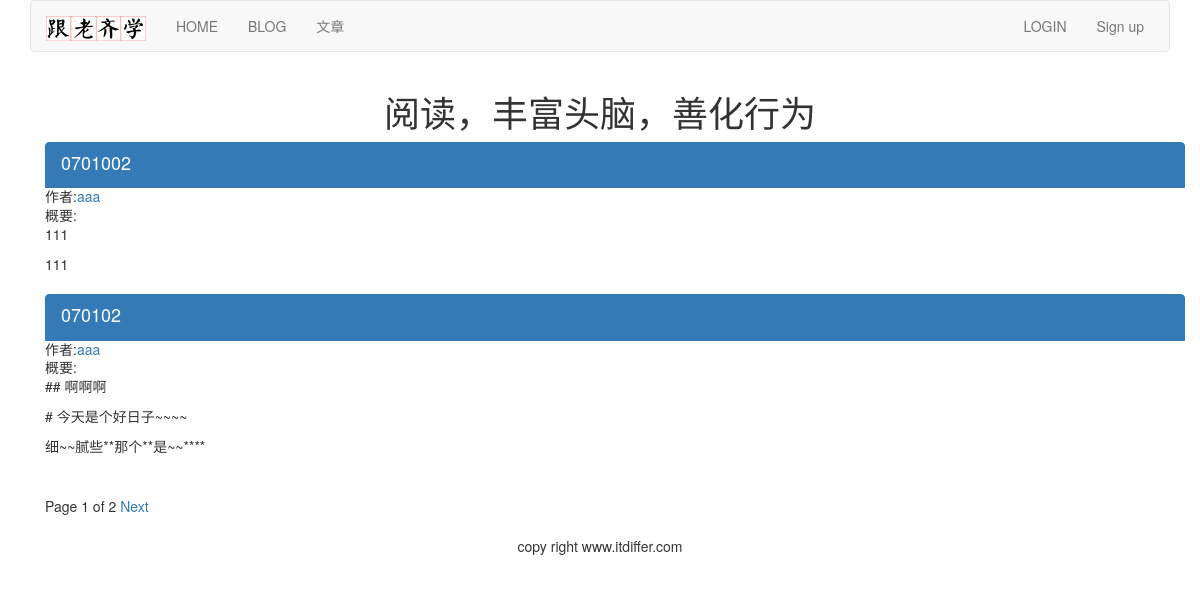
The page /article/list-article-titles/ on the database as committed earlier.
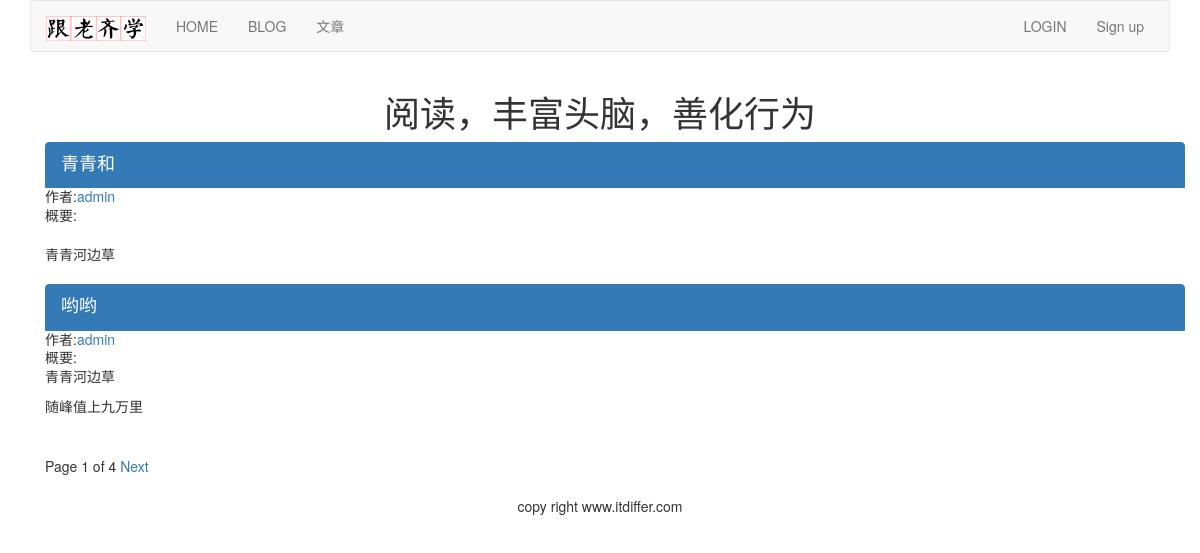
The same page on the database as committed later.
### article/models.py (models this page shows, shortened)
class ArticlePost(models.Model):
    author = models.ForeignKey(User, on_delete=models.CASCADE, related_name="article")
    title = models.CharField(max_length=200)
    slug = models.SlugField(max_length=500)
    column = models.ForeignKey(ArticleColumn, on_delete=models.CASCADE,related_name="article_column")
    body = models.TextField()
    created = models.DateTimeField(default=timezone.now)
    updated = models.DateTimeField(auto_now=True)
    users_like = models.ManyToManyField(User, related_name="articles_like", blank=True)
    class Meta:
        ordering = ("-updated",)
        index_together = (('id', 'slug'),)
    def get_url_path(self):
        return reverse("article:article_content", args=[self.id, self.slug])

### article/list_views.py (the view)
# urls.py: path('list-article-titles/', list_views.article_titles, name="article_titles"),
def article_titles(request, username=None):
    if username:
        user = User.objects.get(username=username)
        articles_title = ArticlePost.objects.filter(author=user)
        try:
            userinfo = user.userinfo
        except:
            userinfo = None
    else:
        articles_title = ArticlePost.objects.all()
    paginator = Paginator(articles_title, 2)
    page = request.GET.get('page')
    try:
        current_page = paginator.page(page)
        articles = current_page.object_list
    except PageNotAnInteger:
        current_page = paginator.page(1)
        articles = current_page.object_list
    except EmptyPage:
        current_page = paginator.page(paginator.num_pages)
        articles = current_page.object_list
    if username:
        return render(request, "article/list/author_articles.html", {"articles":articles, "page":current_page, "userinfo":userinfo, "user":user})
    return render(request, "article/list/article_titles.html", {"articles":articles, "page": current_page})

### templates/article/list/article_titles.html (shortened to what this page needs)
{% extends "base.html" %}
{% block content %}
<div class="row text-center vertical-middle-sm">
    <h1>阅读，丰富头脑，善化行为</h1>
</div>
<div class="container">
    {% for article in articles %}
    <div class="list-group">
        <a href="{{article.get_url_path}}" class="list-group-item active">
            <h4 class="list-group-item-heading">{{article.title}}</h4>
        </a>
        <p class="list-group-item-text">作者:<a href="{% url 'article:author_articles' article.author.username %}">{{article.author.username}}</a></p>
        <p class="list-group-item-text">概要:{{article.body|slice:'70'| linebreaks}}</p>
    </div>
    {% endfor %}
{% include "paginator.html" %}
</div>
{% endblock %}

Rows that differ between the two databases and show on the page:
no longer on this page (row unchanged): ArticlePost: title "0701002", author.username "aaa", body "111 111"
no longer on this page (row unchanged): ArticlePost: title "070102", author.username "aaa", body "## 啊啊啊 # 今天是个好日子~~~~ 细~~腻些**那个**是~~****"
added ArticlePost: title "青青和", author.username "admin", body "青青河边草"
added ArticlePost: title "哟哟", author.username "admin", body "青青河边草 随峰值上九万里"
Other text that changed with them:
{{ page.paginator.num_pages }}: "2" → "4"
